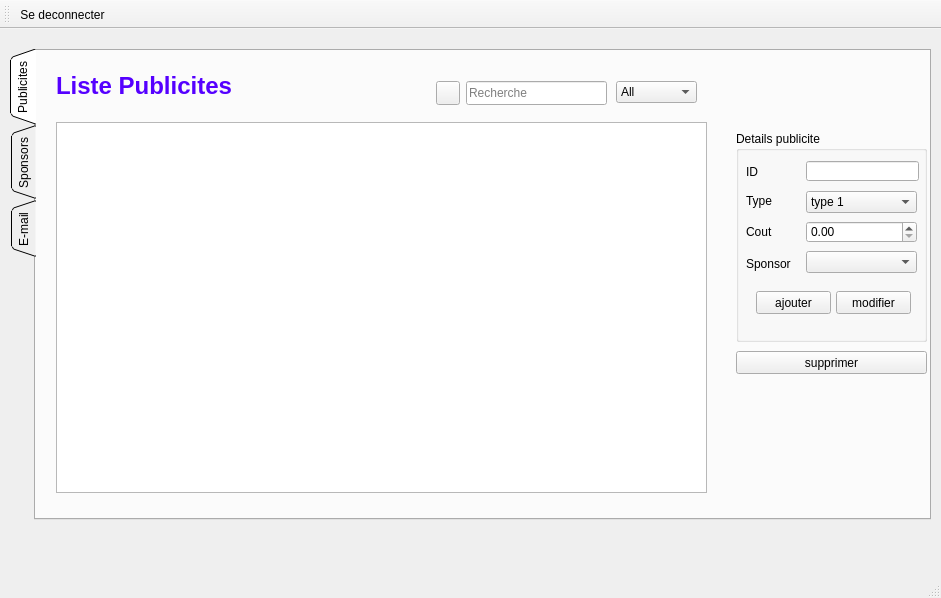
<?xml version="1.0" encoding="UTF-8"?>
<ui version="4.0">
 <class>gestion_malek</class>
 <widget class="QMainWindow" name="gestion_malek">
  <property name="geometry">
   <rect>
    <x>0</x>
    <y>0</y>
    <width>941</width>
    <height>598</height>
   </rect>
  </property>
  <property name="windowTitle">
   <string>MainWindow</string>
  </property>
  <property name="styleSheet">
   <string notr="true">background-image: url(:/res/img/bg.png); </string>
  </property>
  <widget class="QWidget" name="centralwidget">
   <widget class="QTabWidget" name="tabWidget">
    <property name="geometry">
     <rect>
      <x>10</x>
      <y>20</y>
      <width>921</width>
      <height>471</height>
     </rect>
    </property>
    <property name="tabPosition">
     <enum>QTabWidget::West</enum>
    </property>
    <property name="tabShape">
     <enum>QTabWidget::Triangular</enum>
    </property>
    <property name="currentIndex">
     <number>0</number>
    </property>
    <widget class="QWidget" name="tab">
     <attribute name="title">
      <string>Publicites</string>
     </attribute>
     <widget class="QTableView" name="table_publicite">
      <property name="geometry">
       <rect>
        <x>20</x>
        <y>71</y>
        <width>651</width>
        <height>371</height>
       </rect>
      </property>
      <property name="sortingEnabled">
       <bool>true</bool>
      </property>
      <attribute name="horizontalHeaderCascadingSectionResizes">
       <bool>true</bool>
      </attribute>
      <attribute name="horizontalHeaderShowSortIndicator" stdset="0">
       <bool>false</bool>
      </attribute>
      <attribute name="horizontalHeaderStretchLastSection">
       <bool>false</bool>
      </attribute>
     </widget>
     <widget class="QLabel" name="label">
      <property name="geometry">
       <rect>
        <x>20</x>
        <y>20</y>
        <width>201</width>
        <height>31</height>
       </rect>
      </property>
      <property name="text">
       <string>&lt;html&gt;&lt;head/&gt;&lt;body&gt;&lt;p&gt;&lt;span style=&quot; font-size:18pt; font-weight:600; color:#5500ff;&quot;&gt;Liste Publicites&lt;/span&gt;&lt;/p&gt;&lt;/body&gt;&lt;/html&gt;</string>
      </property>
     </widget>
     <widget class="QComboBox" name="publicite_sel_col">
      <property name="geometry">
       <rect>
        <x>580</x>
        <y>30</y>
        <width>81</width>
        <height>22</height>
       </rect>
      </property>
      <item>
       <property name="text">
        <string>All</string>
       </property>
      </item>
      <item>
       <property name="text">
        <string>ID</string>
       </property>
      </item>
      <item>
       <property name="text">
        <string>Type</string>
       </property>
      </item>
      <item>
       <property name="text">
        <string>Cout</string>
       </property>
      </item>
      <item>
       <property name="text">
        <string>Sponsor</string>
       </property>
      </item>
     </widget>
     <widget class="QLineEdit" name="rech_publicite">
      <property name="geometry">
       <rect>
        <x>430</x>
        <y>30</y>
        <width>141</width>
        <height>24</height>
       </rect>
      </property>
      <property name="placeholderText">
       <string>Recherche</string>
      </property>
      <property name="clearButtonEnabled">
       <bool>true</bool>
      </property>
     </widget>
     <widget class="QPushButton" name="stat">
      <property name="geometry">
       <rect>
        <x>400</x>
        <y>30</y>
        <width>24</width>
        <height>24</height>
       </rect>
      </property>
      <property name="styleSheet">
       <string notr="true">background-image: url(:/res/img/unnamed.png);</string>
      </property>
      <property name="text">
       <string/>
      </property>
     </widget>
     <widget class="QGroupBox" name="groupBox">
      <property name="geometry">
       <rect>
        <x>700</x>
        <y>80</y>
        <width>191</width>
        <height>211</height>
       </rect>
      </property>
      <property name="title">
       <string>Details publicite</string>
      </property>
      <widget class="QLabel" name="label_5">
       <property name="geometry">
        <rect>
         <x>10</x>
         <y>93</y>
         <width>61</width>
         <height>16</height>
        </rect>
       </property>
       <property name="text">
        <string>Cout</string>
       </property>
      </widget>
      <widget class="QComboBox" name="type">
       <property name="geometry">
        <rect>
         <x>70</x>
         <y>60</y>
         <width>111</width>
         <height>22</height>
        </rect>
       </property>
       <item>
        <property name="text">
         <string>type 1</string>
        </property>
       </item>
       <item>
        <property name="text">
         <string>type 2</string>
        </property>
       </item>
       <item>
        <property name="text">
         <string>type 3</string>
        </property>
       </item>
       <item>
        <property name="text">
         <string>type 4</string>
        </property>
       </item>
      </widget>
      <widget class="QDoubleSpinBox" name="cout">
       <property name="geometry">
        <rect>
         <x>70</x>
         <y>90</y>
         <width>111</width>
         <height>22</height>
        </rect>
       </property>
      </widget>
      <widget class="QLineEdit" name="id">
       <property name="geometry">
        <rect>
         <x>70</x>
         <y>30</y>
         <width>113</width>
         <height>20</height>
        </rect>
       </property>
      </widget>
      <widget class="QComboBox" name="sponsor">
       <property name="geometry">
        <rect>
         <x>70</x>
         <y>120</y>
         <width>111</width>
         <height>22</height>
        </rect>
       </property>
      </widget>
      <widget class="QLabel" name="label_6">
       <property name="geometry">
        <rect>
         <x>10</x>
         <y>125</y>
         <width>61</width>
         <height>16</height>
        </rect>
       </property>
       <property name="text">
        <string>Sponsor</string>
       </property>
      </widget>
      <widget class="QLabel" name="label_3">
       <property name="geometry">
        <rect>
         <x>10</x>
         <y>63</y>
         <width>47</width>
         <height>14</height>
        </rect>
       </property>
       <property name="text">
        <string>Type</string>
       </property>
      </widget>
      <widget class="QLabel" name="label_2">
       <property name="geometry">
        <rect>
         <x>10</x>
         <y>34</y>
         <width>47</width>
         <height>14</height>
        </rect>
       </property>
       <property name="text">
        <string>ID</string>
       </property>
      </widget>
      <widget class="QPushButton" name="actionadd_publicite">
       <property name="geometry">
        <rect>
         <x>20</x>
         <y>160</y>
         <width>75</width>
         <height>23</height>
        </rect>
       </property>
       <property name="text">
        <string>ajouter</string>
       </property>
      </widget>
      <widget class="QPushButton" name="actionedit_publicite">
       <property name="geometry">
        <rect>
         <x>100</x>
         <y>160</y>
         <width>75</width>
         <height>23</height>
        </rect>
       </property>
       <property name="text">
        <string>modifier</string>
       </property>
      </widget>
     </widget>
     <widget class="QPushButton" name="actiondelete_publicite">
      <property name="geometry">
       <rect>
        <x>700</x>
        <y>300</y>
        <width>191</width>
        <height>23</height>
       </rect>
      </property>
      <property name="text">
       <string>supprimer</string>
      </property>
     </widget>
    </widget>
    <widget class="QWidget" name="tab_2">
     <attribute name="title">
      <string>Sponsors</string>
     </attribute>
     <widget class="QTableView" name="table_sponsor">
      <property name="geometry">
       <rect>
        <x>20</x>
        <y>70</y>
        <width>651</width>
        <height>371</height>
       </rect>
      </property>
      <property name="selectionMode">
       <enum>QAbstractItemView::ExtendedSelection</enum>
      </property>
      <property name="sortingEnabled">
       <bool>true</bool>
      </property>
      <attribute name="horizontalHeaderShowSortIndicator" stdset="0">
       <bool>false</bool>
      </attribute>
     </widget>
     <widget class="QLabel" name="label_4">
      <property name="geometry">
       <rect>
        <x>20</x>
        <y>20</y>
        <width>191</width>
        <height>31</height>
       </rect>
      </property>
      <property name="text">
       <string>&lt;html&gt;&lt;head/&gt;&lt;body&gt;&lt;p&gt;&lt;span style=&quot; font-size:18pt; font-weight:600; color:#5500ff;&quot;&gt;Liste Sponsors&lt;/span&gt;&lt;/p&gt;&lt;/body&gt;&lt;/html&gt;</string>
      </property>
     </widget>
     <widget class="QComboBox" name="sponsor_sel_col">
      <property name="geometry">
       <rect>
        <x>590</x>
        <y>30</y>
        <width>81</width>
        <height>22</height>
       </rect>
      </property>
      <item>
       <property name="text">
        <string>All</string>
       </property>
      </item>
      <item>
       <property name="text">
        <string>ID</string>
       </property>
      </item>
      <item>
       <property name="text">
        <string>Nom</string>
       </property>
      </item>
      <item>
       <property name="text">
        <string>Prenom</string>
       </property>
      </item>
     </widget>
     <widget class="QLineEdit" name="rech_sponsor">
      <property name="geometry">
       <rect>
        <x>440</x>
        <y>30</y>
        <width>141</width>
        <height>24</height>
       </rect>
      </property>
      <property name="placeholderText">
       <string>Recherche</string>
      </property>
      <property name="clearButtonEnabled">
       <bool>true</bool>
      </property>
     </widget>
     <widget class="QGroupBox" name="groupBox_2">
      <property name="geometry">
       <rect>
        <x>690</x>
        <y>70</y>
        <width>201</width>
        <height>181</height>
       </rect>
      </property>
      <property name="title">
       <string>GroupBox</string>
      </property>
      <widget class="QLabel" name="label_7">
       <property name="geometry">
        <rect>
         <x>10</x>
         <y>63</y>
         <width>47</width>
         <height>14</height>
        </rect>
       </property>
       <property name="text">
        <string>Nom</string>
       </property>
      </widget>
      <widget class="QLineEdit" name="prenom">
       <property name="geometry">
        <rect>
         <x>72</x>
         <y>93</y>
         <width>111</width>
         <height>21</height>
        </rect>
       </property>
      </widget>
      <widget class="QLineEdit" name="nom">
       <property name="geometry">
        <rect>
         <x>70</x>
         <y>60</y>
         <width>113</width>
         <height>20</height>
        </rect>
       </property>
      </widget>
      <widget class="QLabel" name="label_8">
       <property name="geometry">
        <rect>
         <x>10</x>
         <y>34</y>
         <width>47</width>
         <height>14</height>
        </rect>
       </property>
       <property name="text">
        <string>ID</string>
       </property>
      </widget>
      <widget class="QLineEdit" name="id2">
       <property name="geometry">
        <rect>
         <x>70</x>
         <y>30</y>
         <width>113</width>
         <height>20</height>
        </rect>
       </property>
      </widget>
      <widget class="QLabel" name="label_9">
       <property name="geometry">
        <rect>
         <x>10</x>
         <y>96</y>
         <width>47</width>
         <height>14</height>
        </rect>
       </property>
       <property name="text">
        <string>Prenom</string>
       </property>
      </widget>
      <widget class="QPushButton" name="actionadd_sponsor">
       <property name="geometry">
        <rect>
         <x>20</x>
         <y>140</y>
         <width>75</width>
         <height>23</height>
        </rect>
       </property>
       <property name="text">
        <string>ajouter</string>
       </property>
      </widget>
      <widget class="QPushButton" name="actionedit_sponsor">
       <property name="geometry">
        <rect>
         <x>110</x>
         <y>140</y>
         <width>75</width>
         <height>23</height>
        </rect>
       </property>
       <property name="text">
        <string>modifier</string>
       </property>
      </widget>
     </widget>
     <widget class="QPushButton" name="actiondelete_sponsor">
      <property name="geometry">
       <rect>
        <x>690</x>
        <y>260</y>
        <width>201</width>
        <height>23</height>
       </rect>
      </property>
      <property name="text">
       <string>supprimer</string>
      </property>
     </widget>
    </widget>
    <widget class="QWidget" name="tab_5">
     <attribute name="title">
      <string>E-mail</string>
     </attribute>
     <widget class="QLineEdit" name="rcpt">
      <property name="geometry">
       <rect>
        <x>10</x>
        <y>20</y>
        <width>611</width>
        <height>21</height>
       </rect>
      </property>
      <property name="placeholderText">
       <string>recipient</string>
      </property>
     </widget>
     <widget class="QLineEdit" name="file">
      <property name="geometry">
       <rect>
        <x>10</x>
        <y>90</y>
        <width>701</width>
        <height>23</height>
       </rect>
      </property>
      <property name="placeholderText">
       <string>attachement here</string>
      </property>
     </widget>
     <widget class="QPushButton" name="sendBtn">
      <property name="geometry">
       <rect>
        <x>10</x>
        <y>420</y>
        <width>871</width>
        <height>23</height>
       </rect>
      </property>
      <property name="text">
       <string>Send</string>
      </property>
     </widget>
     <widget class="QLineEdit" name="subject">
      <property name="geometry">
       <rect>
        <x>10</x>
        <y>54</y>
        <width>871</width>
        <height>21</height>
       </rect>
      </property>
      <property name="placeholderText">
       <string>subject</string>
      </property>
     </widget>
     <widget class="QLineEdit" name="mail_pass">
      <property name="geometry">
       <rect>
        <x>640</x>
        <y>20</y>
        <width>241</width>
        <height>20</height>
       </rect>
      </property>
      <property name="echoMode">
       <enum>QLineEdit::Password</enum>
      </property>
      <property name="placeholderText">
       <string>your mail password</string>
      </property>
     </widget>
     <widget class="QTextEdit" name="msg">
      <property name="geometry">
       <rect>
        <x>10</x>
        <y>126</y>
        <width>871</width>
        <height>291</height>
       </rect>
      </property>
      <property name="placeholderText">
       <string>type your message here ...</string>
      </property>
     </widget>
     <widget class="QPushButton" name="browseBtn">
      <property name="geometry">
       <rect>
        <x>720</x>
        <y>90</y>
        <width>161</width>
        <height>24</height>
       </rect>
      </property>
      <property name="text">
       <string>Browse ...</string>
      </property>
     </widget>
    </widget>
   </widget>
  </widget>
  <widget class="QMenuBar" name="menubar">
   <property name="geometry">
    <rect>
     <x>0</x>
     <y>0</y>
     <width>941</width>
     <height>26</height>
    </rect>
   </property>
  </widget>
  <widget class="QStatusBar" name="statusbar"/>
  <widget class="QToolBar" name="toolBar">
   <property name="windowTitle">
    <string>toolBar</string>
   </property>
   <attribute name="toolBarArea">
    <enum>TopToolBarArea</enum>
   </attribute>
   <attribute name="toolBarBreak">
    <bool>false</bool>
   </attribute>
   <addaction name="actiondeconnecter"/>
  </widget>
  <action name="actiondeconnecter">
   <property name="icon">
    <iconset>
     <normaloff>img/Windows-Log-Off-icon.png</normaloff>
     <normalon>:/res/img/Windows-Log-Off-icon.png</normalon>img/Windows-Log-Off-icon.png</iconset>
   </property>
   <property name="text">
    <string>Se deconnecter</string>
   </property>
   <property name="toolTip">
    <string>deconnecter</string>
   </property>
   <property name="shortcut">
    <string>Ctrl+O</string>
   </property>
  </action>
 </widget>
 <resources/>
 <connections/>
</ui>
